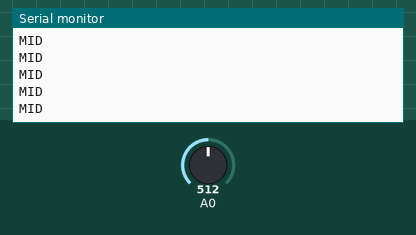
Bench run of a sketch on a simulated Arduino Uno, built with avr-gcc and run on an emulated ATmega328P. Shown: the last lines printed to the serial monitor. Inputs (shaded band) come from the test bench; at power-on: A0 = 512.

Above: at 1.2 s.
1.3 s: A0 set to 591
2.8 s: A0 set to 608
At 3.3 s:
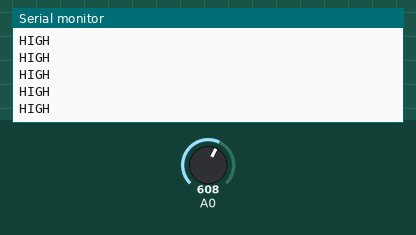
4.7 s: A0 set to 290
At 5.3 s:
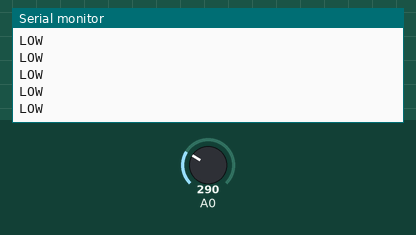
6.6 s: A0 set to 310
At 7.1 s:
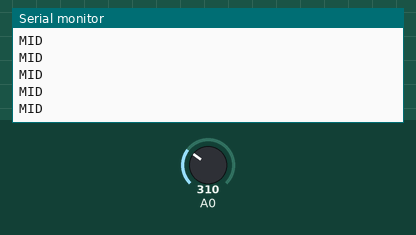
9.6 s: A0 set to 122
At 10.2 s:
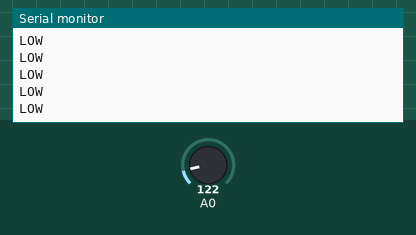

Measured:
- the behaviour switches between 599 and 600 on A0 (found by bisection; images 0 and 1)
- the behaviour switches between 299 and 300 on A0 (found by bisection; images 2 and 3)
- after the input at 2.8 s, the serial monitor: prints a new line after 0.07 s (image 1)
- after the input at 4.7 s, the serial monitor: prints a new line after 0.07 s (image 2)
- after the input at 6.6 s, the serial monitor: prints a new line after 0.07 s (image 3)

The sketch:

A010-ifelseif.ino
```cpp
void setup() {
  Serial.begin(9600);
}

void loop() {
  int n = analogRead(A0); //0 - 1023

  if (n < 300) {
    Serial.println("LOW");
  } else if (n < 600) {
    Serial.println("MID");
  } else {
    Serial.println("HIGH");
  }
}
```
